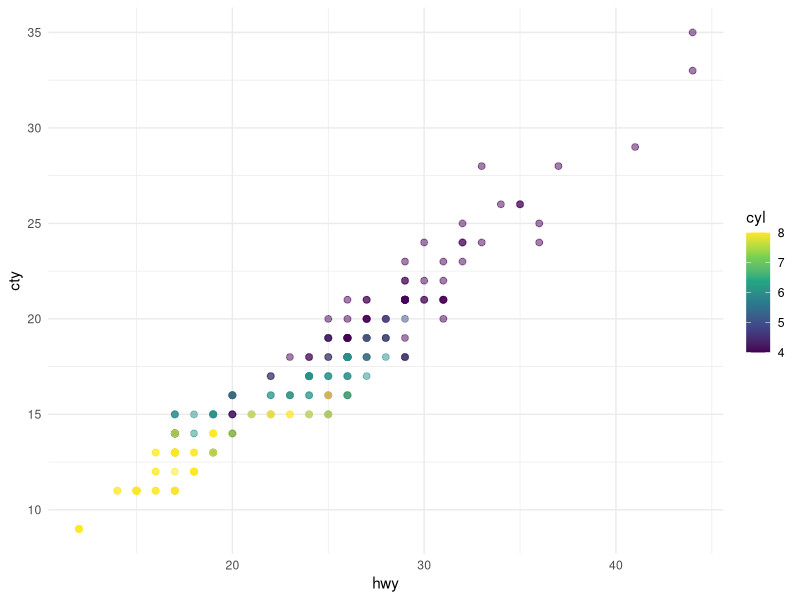
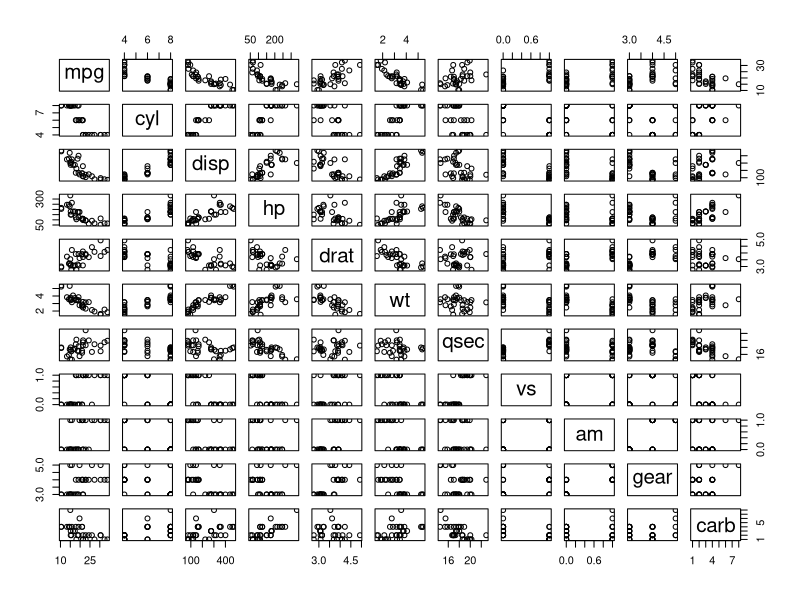

Recreate these plots in R, in order. (Note: this script raises an error after producing the figures.)
## ---- chunk 1
#| warning: false
library(tidyverse)
## ---- chunk 2
#| fig-cap: !expr paste0("Figure caption for this plot, ", lubridate::today())
ggplot(mpg, aes(x = hwy, y = cty, color = cyl)) +
  geom_point(alpha = 0.5, size = 2) +
  scale_color_viridis_c() +
  theme_minimal()
## ---- chunk 3
head(mtcars)
## ---- chunk 4
plot(mtcars)
## ---- chunk 5
labels <- c("Custom Title from R Object", "Custom Label")
ojs_define(labels = labels)
data_processed <- mtcars %>% 
  tibble::rownames_to_column(var = "brand") 
## ---- chunk 6
head(data_processed)
## ---- chunk 7
ojs_define(mtcarsJS = data_processed)
